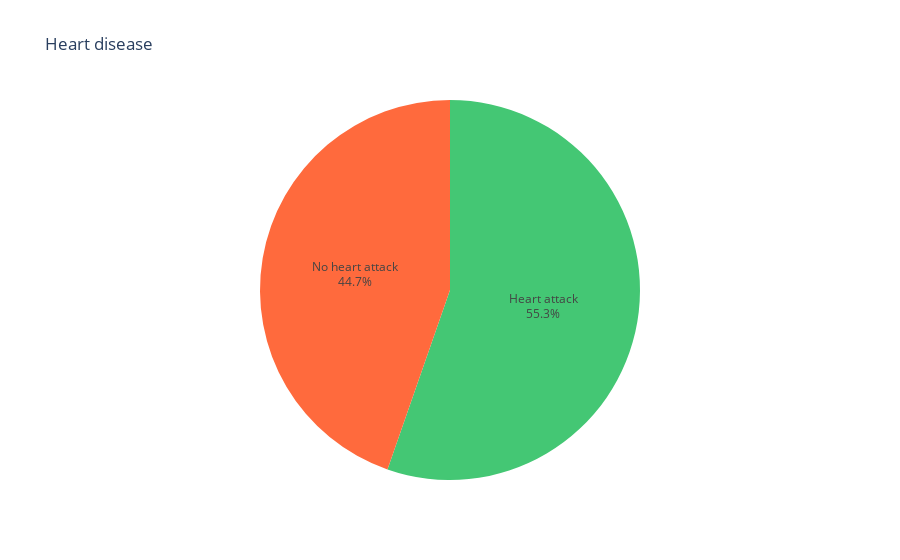

Notebook source saved alongside this figure:
### Code cell
labels = ["No heart attack", "Heart attack"]
values = [df[df["HeartDisease"] == 0].count().to_numpy()[0],
         df[df["HeartDisease"] == 1].count().to_numpy()[0]]

fig = go.Figure(data=[go.Pie(labels=labels, 
                             values=values, 
                             marker_colors=color,
                             textinfo='label+percent'
                            )])
fig.update(layout_title_text='Heart disease', layout_showlegend=False)
fig.show()

### Figure 1 — Plotly figure (JSON) as saved in the notebook; plotly's stock layout.template omitted (floating-point values rounded to 4 significant figures)
{"data": [{"labels": ["No heart attack", "Heart attack"], "marker": {"colors": ["#ff6a3d", "#44c774"]}, "textinfo": "label+percent", "type": "pie", "values": [410, 508]}], "layout": {"showlegend": false, "title": {"text": "Heart disease"}}}
